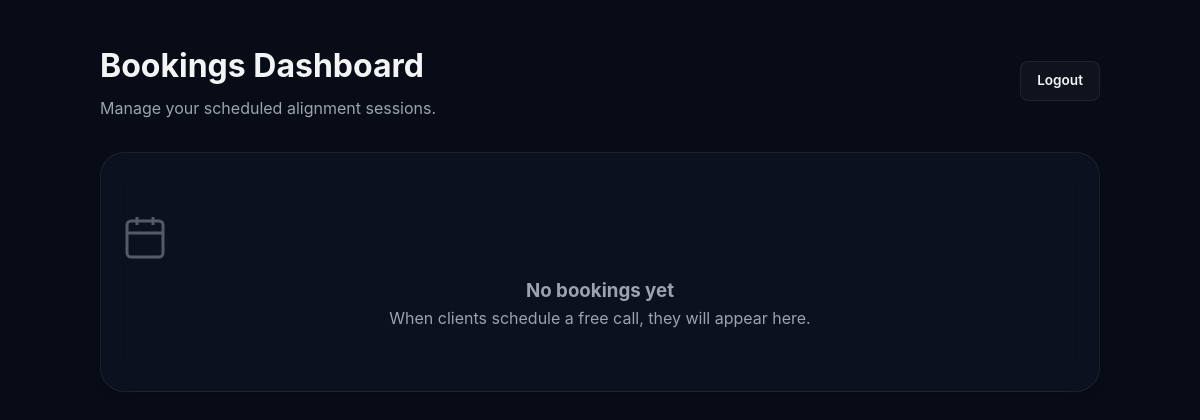
/admin.php (signed in), run on an earlier commit of the app's database.
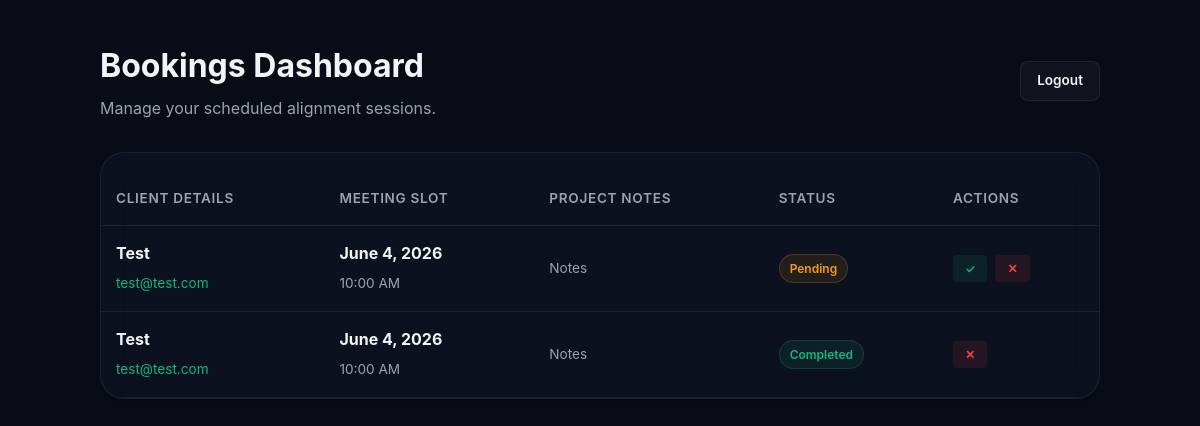
And on a later commit of the database.
### tables this page shows
CREATE TABLE bookings (
            id INTEGER PRIMARY KEY AUTOINCREMENT,
            name TEXT NOT NULL,
            email TEXT NOT NULL,
            booking_date TEXT NOT NULL,
            booking_time TEXT NOT NULL,
            notes TEXT,
            status TEXT DEFAULT 'Pending',
            created_at DATETIME DEFAULT CURRENT_TIMESTAMP
        );

### admin.php (the view, shortened to what this page needs)
<?php
$dbPath = __DIR__ . '/database/portfolio.sqlite';
$is_logged_in = isset($_SESSION['admin_logged_in']) && $_SESSION['admin_logged_in'] === true;
$bookings = [];
if ($is_logged_in) {
    try {
        $pdo = new PDO('sqlite:' . $dbPath);
        $pdo->setAttribute(PDO::ATTR_ERRMODE, PDO::ERRMODE_EXCEPTION);
        $pdo->exec("CREATE TABLE IF NOT EXISTS bookings (
            id INTEGER PRIMARY KEY AUTOINCREMENT,
            name TEXT NOT NULL,
            email TEXT NOT NULL,
            booking_date TEXT NOT NULL,
            booking_time TEXT NOT NULL,
            notes TEXT,
            status TEXT DEFAULT 'Pending',
            created_at DATETIME DEFAULT CURRENT_TIMESTAMP
        )");
        $stmt = $pdo->query("SELECT * FROM bookings ORDER BY created_at DESC");
        $bookings = $stmt->fetchAll(PDO::FETCH_ASSOC);
    } catch (PDOException $e) {
        $db_error = "Database Error: " . $e->getMessage();
    }
}
?>
<!DOCTYPE html>
<html lang="en" data-theme="dark">
<head>
    <link rel="stylesheet" href="css/style.css">
</head>
<body>
<div class="admin-container">
    <?php if (!$is_logged_in): ?>
        <div class="login-card glass">
            <h2 class="modal-title" style="margin-bottom: 10px;">Admin Login</h2>
            <p class="modal-subtitle" style="margin-bottom: 25px;">Enter your password to access the dashboard.</p>
            <?php if (isset($login_error)): ?>
                <p style="color: #ef4444; font-size: 0.85rem; margin-bottom: 15px;"><?php echo htmlspecialchars($login_error); ?></p>
            <?php endif; ?>
            <form method="POST" action="">
                <input type="password" name="password" class="form-input" placeholder="Password" required style="margin-bottom: 20px;">
                <button type="submit" name="login" class="btn btn-primary" style="width: 100%;">Login</button>
            </form>
        </div>
    <?php else: ?>
        <div class="dashboard-header">
            <div>
                <h1 class="dashboard-title">Bookings Dashboard</h1>
                <p style="color: var(--text-secondary); margin-top: 5px;">Manage your scheduled alignment sessions.</p>
            </div>
            <a href="admin.php?logout=true" class="btn btn-secondary" style="padding: 8px 16px; font-size: 0.85rem;">Logout</a>
        </div>
        <div class="glass" style="overflow-x: auto; border-radius: var(--radius-lg);">
            <?php if (empty($bookings)): ?>
                <div class="empty-state">
                    <h3>No bookings yet</h3>
                    <p>When clients schedule a free call, they will appear here.</p>
                </div>
            <?php else: ?>
                <table class="data-table">
                    <thead>
                        <tr>
                            <th>Client Details</th>
                            <th>Meeting Slot</th>
                            <th>Project Notes</th>
                            <th>Status</th>
                            <th>Actions</th>
                        </tr>
                    </thead>
                    <tbody>
                        <?php foreach ($bookings as $b): ?>
                            <tr>
                                <td>
                                    <strong style="color: var(--text-primary); display: block; margin-bottom: 4px;"><?php echo htmlspecialchars($b['name']); ?></strong>
                                    <a href="mailto:<?php echo htmlspecialchars($b['email']); ?>" style="color: var(--accent-primary); font-size: 0.85rem; text-decoration: none;"><?php echo htmlspecialchars($b['email']); ?></a>
                                </td>
                                <td>
                                    <strong style="color: var(--text-primary); display: block; margin-bottom: 4px;"><?php echo htmlspecialchars($b['booking_date']); ?></strong>
                                    <span style="color: var(--text-secondary); font-size: 0.85rem;"><?php echo htmlspecialchars($b['booking_time']); ?></span>
                                </td>
                                <td style="max-width: 250px;">
                                    <p style="font-size: 0.85rem; color: var(--text-secondary); line-height: 1.4; margin: 0; display: -webkit-box; -webkit-line-clamp: 3; -webkit-box-orient: vertical; overflow: hidden;"><?php echo nl2br(htmlspecialchars($b['notes'])); ?></p>
                                </td>
                                <td>
                                    <?php if ($b['status'] === 'Completed'): ?>
                                        <span class="badge badge-completed">Completed</span>
                                    <?php else: ?>
                                        <span class="badge badge-pending">Pending</span>
                                    <?php endif; ?>
                                </td>
                                <td>
                                    <div class="action-btns">
                                        <?php if ($b['status'] !== 'Completed'): ?>
                                            <form method="POST" action="" style="margin: 0;">
                                                <button type="submit" class="btn-sm btn-success" title="Mark Completed">✓</button>
                                            </form>
                                        <?php endif; ?>
                                        <form method="POST" action="" style="margin: 0;" onsubmit="return confirm('Are you sure you want to delete this booking?');">
                                            <button type="submit" class="btn-sm btn-danger" title="Delete">✕</button>
                                        </form>
                                    </div>
                                </td>
                            </tr>
                        <?php endforeach; ?>
                    </tbody>
                </table>
            <?php endif; ?>
        </div>
    <?php endif; ?>
</div>
</body>
</html>

### css/style.css (style rules this page uses)
:root { --font-heading: 'Outfit', -apple-system, BlinkMacSystemFont, "Segoe UI", Roboto, sans-serif; --font-body: 'Inter', -apple-system, BlinkMacSystemFont, "Segoe UI", Roboto, sans-serif; --bg-primary: #080c16; --bg-secondary: #0e1424; --bg-tertiary: #131c32; --bg-glass: rgba(14, 20, 36, 0.65); --border-glass: rgba(255, 255, 255, 0.07); --text-primary: #f3f4f6; --text-secondary: #9ca3af; --text-tertiary: #6b7280; --accent-primary: #10b981; --accent-secondary: #06b6d4; --accent-tertiary: #8b5cf6; --accent-glow: rgba(16, 185, 129, 0.3); --gradient-hero: linear-gradient(135deg, var(--accent-primary) 0%, var(--accent-secondary) 50%, var(--accent-tertiary) 100%); --gradient-card: linear-gradient(135deg, rgba(255, 255, 255, 0.03) 0%, rgba(255, 255, 255, 0.01) 100%); --max-width: 1200px; --header-height: 80px; --radius-sm: 8px; --radius-md: 16px; --radius-lg: 24px; --shadow-sm: 0 4px 6px -1px rgba(0, 0, 0, 0.1), 0 2px 4px -1px rgba(0, 0, 0, 0.06); --shadow-md: 0 10px 15px -3px rgba(0, 0, 0, 0.1), 0 4px 6px -2px rgba(0, 0, 0, 0.05); --shadow-lg: 0 20px 25px -5px rgba(0, 0, 0, 0.2), 0 10px 10px -5px rgba(0, 0, 0, 0.04); --transition-fast: 0.2s cubic-bezier(0.4, 0, 0.2, 1); --transition-normal: 0.3s cubic-bezier(0.4, 0, 0.2, 1); --transition-slow: 0.5s cubic-bezier(0.4, 0, 0.2, 1); }
*, *::before, *::after { box-sizing: border-box; margin: 0; padding: 0; }
html { scroll-behavior: smooth; font-size: 16px; -webkit-text-size-adjust: 100%; }
body { font-family: var(--font-body); background-color: var(--bg-primary); color: var(--text-primary); line-height: 1.6; overflow-x: hidden; transition: background-color var(--transition-normal), color var(--transition-normal); }
a { color: inherit; text-decoration: none; transition: color var(--transition-fast); }
button, input, textarea { font-family: inherit; color: inherit; background: none; border: none; outline: none; }
button { cursor: pointer; }
.glass { background: var(--bg-glass); backdrop-filter: blur(16px); -webkit-backdrop-filter: blur(16px); border: 1px solid var(--border-glass); border-radius: var(--radius-md); box-shadow: var(--shadow-sm); transition: transform var(--transition-normal), border-color var(--transition-normal), box-shadow var(--transition-normal), background var(--transition-normal); transform-style: preserve-3d; }
.btn { display: inline-flex; align-items: center; justify-content: center; padding: 12px 28px; font-size: 0.95rem; font-weight: 600; border-radius: var(--radius-sm); transition: all var(--transition-normal); gap: 8px; }
.btn-secondary { background: rgba(255, 255, 255, 0.03); border: 1px solid var(--border-glass); color: var(--text-primary); }
.badge { background: rgba(255, 255, 255, 0.03); border: 1px solid var(--border-glass); padding: 3px 8px; font-size: 0.7rem; font-weight: 600; border-radius: 4px; color: var(--text-secondary); }
img, svg { display: block; max-width: 100%; height: auto; }

### admin.php (style rules this page uses)
body { background-color: var(--bg-primary); padding: 40px 20px; }
.admin-container { max-width: 1000px; margin: 0 auto; }
.dashboard-header { display: flex; justify-content: space-between; align-items: center; margin-bottom: 30px; }
.dashboard-title { font-family: var(--font-heading); font-size: 2rem; }
.data-table { width: 100%; border-collapse: collapse; margin-top: 20px; }
.data-table th, .data-table td { padding: 15px; text-align: left; border-bottom: 1px solid var(--border-glass); }
.data-table th { font-weight: 600; color: var(--text-secondary); font-size: 0.85rem; text-transform: uppercase; letter-spacing: 0.05em; }
.badge { display: inline-block; padding: 4px 10px; border-radius: 20px; font-size: 0.75rem; font-weight: 600; }
.badge-pending { background: rgba(245, 158, 11, 0.1); color: #f59e0b; border: 1px solid rgba(245, 158, 11, 0.2); }
.badge-completed { background: rgba(16, 185, 129, 0.1); color: #10b981; border: 1px solid rgba(16, 185, 129, 0.2); }
.action-btns { display: flex; gap: 8px; }
.btn-sm { padding: 6px 12px; font-size: 0.75rem; border-radius: 4px; border: none; cursor: pointer; font-weight: 600; transition: all 0.2s; }
.btn-success { background: rgba(16, 185, 129, 0.1); color: #10b981; }
.btn-danger { background: rgba(239, 68, 68, 0.1); color: #ef4444; }
.empty-state { text-align: center; padding: 60px 20px; color: var(--text-secondary); }

What changed in the data, as far as the page shows it:
added bookings: name "Test", email "test@test.com", booking_date "June 4, 2026", booking_time "10:00 AM", notes "Notes", status "Pending"
added bookings: name "Test", email "test@test.com", booking_date "June 4, 2026", booking_time "10:00 AM", notes "Notes", status "Completed"
Also different on the page:
text no longer shown: "No bookings yet When clients schedule a free call, they will appear here."
text now shown: "CLIENT DETAILS MEETING SLOT PROJECT NOTES STATUS ACTIONS"
